Frame 1 (no input): blank canvas, image omitted
Frame 60 (no input): blank canvas, image omitted
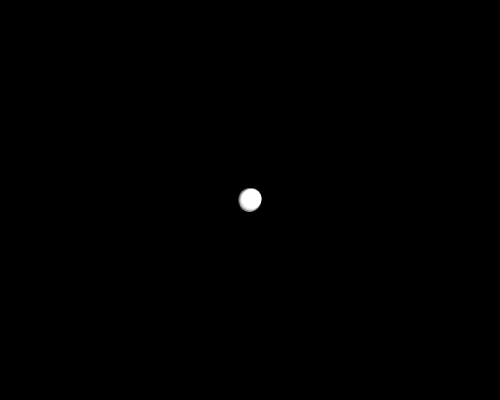
Frame 120 (the mouse pressed at the canvas centre since frame 60)

The p5.js sketch whose frames 1 and 60 were blank and that drew this single picture after the mouse press (run headless with seeded random() and noise() and a simulated clock; from frame 60 on, the mouse is pressed at the canvas centre):

// p5.js sketch
// ── sketch.js
var dots = [];
function setup() {
  createCanvas(500,400);
  background(0);
  noStroke();
}

function draw() {
  fill(0,20);
  rect(0,0,width,height);
  fill(255);
  for(var i = 0;i< dots.length;i ++){
    var x = dots[i].x + random(4) - 2; 
    var y = dots[i].y + random(4) -2;
    ellipse(x,y,20,20);
  }  
}

function mousePressed(){
  dots.push(createVector(mouseX,mouseY));
}
